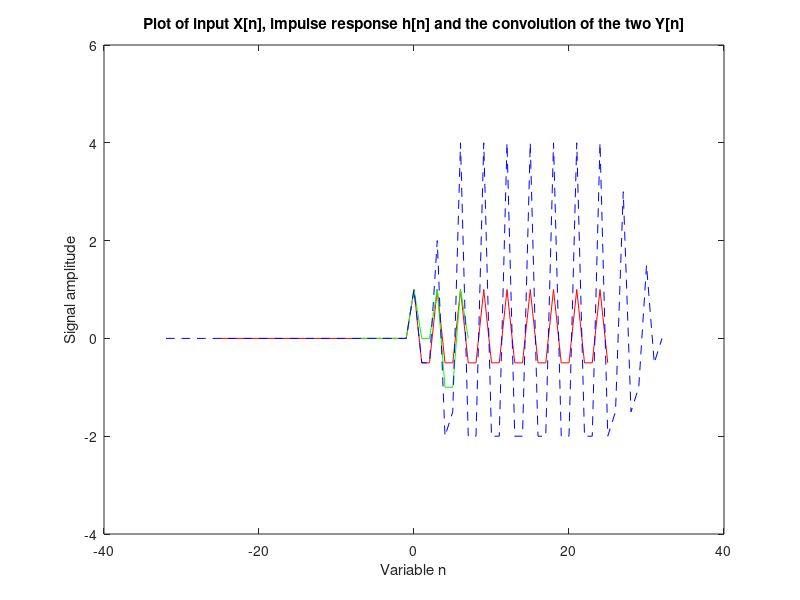

MATLAB code for this plot:
clc;
close all;
clearvars;
nx = -25:25;
nh = -7:7;
x = cos(2*pi*nx/.3).*(nx>=0);
h = (cos(pi*nh/.3)+(sin(pi*nh/3)/sqrt(3))).*(nh>=0);
y = conv(h,x);
nyb = nx(1)+nh(1);
nye = nx(end)+ nh(end);
ny = nyb:nye;
plot(nx,x,'-r');
hold on
plot(nh,h,'-g');
%hold on
plot(ny,y,'--b');
title ('Plot of input X[n], impulse response h[n] and the convolution of the two Y[n]')
xlabel ('Variable n');
ylabel ('Signal amplitude')
